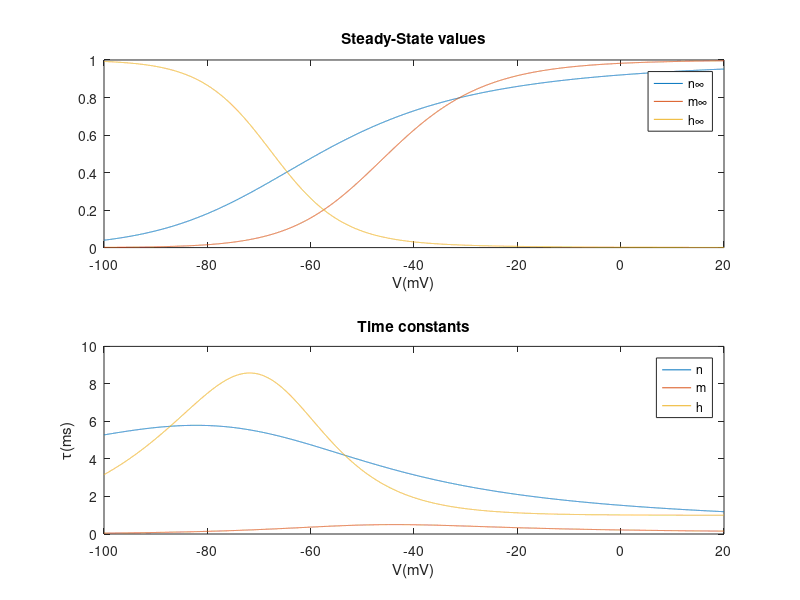

This chart was generated by the following MATLAB code:
% Question 5 - Answer

clc; clear;
close all

V = (-100:0.01:20) + 70;
Vplot = V - 70;

an = (0.1 - 0.01 .* V) ./ (exp(1 - 0.1 .* V) - 1);
bn = 0.125 .* exp(-V ./ 80);
n_inf = an ./ (an + bn);
T_n = 1 ./ (an + bn);

am = (2.5 - 0.1 .* V) ./ (exp(2.5 - 0.1 .* V)-1);
bm = 4 .* exp(-V ./ 18);
m_inf = am ./ (am + bm);
T_m = 1 ./ (am + bm);

ah = 0.07 * exp(-V ./ 20);
bh = 1 ./ (exp(3 - 0.1 .* V) + 1);
h_inf = ah ./ (ah + bh);
T_h = 1 ./ (ah + bh);

figure()
subplot(2, 1, 1)
plot(Vplot, n_inf);
hold on
plot(Vplot, m_inf);
plot(Vplot, h_inf);
xlabel('V(mV)');
title('Steady-State values');
legend('n\infty','m\infty','h\infty');
xlim([-100, 20]);
subplot(2, 1, 2)
plot(Vplot, T_n);
hold on
plot(Vplot, T_m);
plot(Vplot, T_h);
xlabel('V(mV)');
ylabel('\tau(ms)');
title('Time constants');
legend('n','m','h');
xlim([-100, 20]);